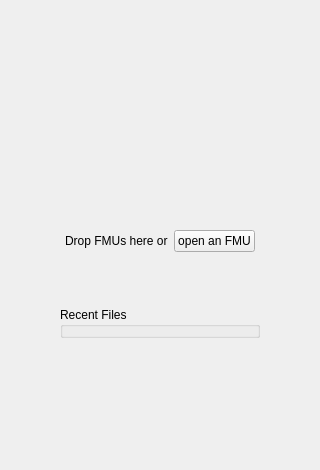
      <widget class="QWidget" name="startPage">
       <layout class="QVBoxLayout" name="verticalLayout_2">
        <item>
         <spacer name="verticalSpacer_4">
          <property name="orientation">
           <enum>Qt::Orientation::Vertical</enum>
          </property>
          <property name="sizeType">
           <enum>QSizePolicy::Policy::Fixed</enum>
          </property>
          <property name="sizeHint" stdset="0">
           <size>
            <width>20</width>
            <height>100</height>
           </size>
          </property>
         </spacer>
        </item>
        <item>
         <spacer name="verticalSpacer_2">
          <property name="orientation">
           <enum>Qt::Orientation::Vertical</enum>
          </property>
          <property name="sizeHint" stdset="0">
           <size>
            <width>20</width>
            <height>113</height>
           </size>
          </property>
         </spacer>
        </item>
        <item>
         <widget class="QWidget" name="widget_8" native="true">
          <layout class="QHBoxLayout" name="horizontalLayout_7">
           <property name="leftMargin">
            <number>0</number>
           </property>
           <property name="topMargin">
            <number>0</number>
           </property>
           <property name="rightMargin">
            <number>0</number>
           </property>
           <property name="bottomMargin">
            <number>0</number>
           </property>
          </layout>
         </widget>
        </item>
        <item>
         <widget class="QWidget" name="widget_9" native="true">
          <layout class="QHBoxLayout" name="horizontalLayout_8">
           <property name="leftMargin">
            <number>0</number>
           </property>
           <property name="topMargin">
            <number>0</number>
           </property>
           <property name="rightMargin">
            <number>0</number>
           </property>
           <property name="bottomMargin">
            <number>0</number>
           </property>
           <item>
            <spacer name="horizontalSpacer_9">
             <property name="orientation">
              <enum>Qt::Orientation::Horizontal</enum>
             </property>
             <property name="sizeHint" stdset="0">
              <size>
               <width>40</width>
               <height>20</height>
              </size>
             </property>
            </spacer>
           </item>
           <item>
            <widget class="QLabel" name="label_11">
             <property name="text">
              <string>Drop FMUs here or</string>
             </property>
            </widget>
           </item>
           <item>
            <widget class="QPushButton" name="openButton">
             <property name="text">
              <string>open an FMU</string>
             </property>
             <property name="icon">
              <iconset theme="folder-open"/>
             </property>
            </widget>
           </item>
           <item>
            <spacer name="horizontalSpacer_10">
             <property name="orientation">
              <enum>Qt::Orientation::Horizontal</enum>
             </property>
             <property name="sizeHint" stdset="0">
              <size>
               <width>40</width>
               <height>20</height>
              </size>
             </property>
            </spacer>
           </item>
          </layout>
         </widget>
        </item>
        <item>
         <spacer name="verticalSpacer">
          <property name="orientation">
           <enum>Qt::Orientation::Vertical</enum>
          </property>
          <property name="sizeType">
           <enum>QSizePolicy::Policy::Fixed</enum>
          </property>
          <property name="sizeHint" stdset="0">
           <size>
            <width>20</width>
            <height>40</height>
           </size>
          </property>
         </spacer>
        </item>
        <item>
         <widget class="QWidget" name="widget" native="true">
          <property name="minimumSize">
           <size>
            <width>0</width>
            <height>20</height>
           </size>
          </property>
          <layout class="QHBoxLayout" name="horizontalLayout">
           <item>
            <spacer name="horizontalSpacer">
             <property name="orientation">
              <enum>Qt::Orientation::Horizontal</enum>
             </property>
             <property name="sizeHint" stdset="0">
              <size>
               <width>40</width>
               <height>20</height>
              </size>
             </property>
            </spacer>
           </item>
           <item>
            <widget class="QGroupBox" name="recentFilesGroupBox">
             <property name="minimumSize">
              <size>
               <width>200</width>
               <height>0</height>
              </size>
             </property>
             <property name="title">
              <string>Recent Files</string>
             </property>
             <property name="flat">
              <bool>true</bool>
             </property>
            </widget>
           </item>
           <item>
            <spacer name="horizontalSpacer_2">
             <property name="orientation">
              <enum>Qt::Orientation::Horizontal</enum>
             </property>
             <property name="sizeHint" stdset="0">
              <size>
               <width>40</width>
               <height>20</height>
              </size>
             </property>
            </spacer>
           </item>
          </layout>
         </widget>
        </item>
        <item>
         <spacer name="verticalSpacer_3">
          <property name="orientation">
           <enum>Qt::Orientation::Vertical</enum>
          </property>
          <property name="sizeHint" stdset="0">
           <size>
            <width>20</width>
            <height>112</height>
           </size>
          </property>
         </spacer>
        </item>
       </layout>
      </widget>
